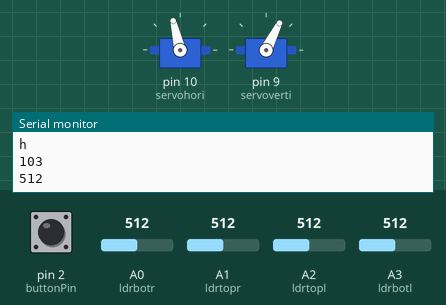
This sketch was run on a simulated Arduino Uno, built with avr-gcc and run on an emulated ATmega328P. Shown: 2 × servo, the last lines printed to the serial monitor. The test bench sets the inputs (shaded band); at power-on: A0 (ldrbotr) = 512, A1 (ldrtopr) = 512, A2 (ldrtopl) = 512, A3 (ldrbotl) = 512, pin 2 (buttonPin) LOW.

Above: at 1.2 s.
1.3 s: A0 (ldrbotr) set to 530
At 3.85 s:
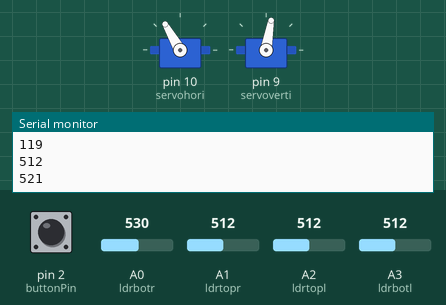
4.3 s: A1 (ldrtopr) set to 530
At 6.03 s:
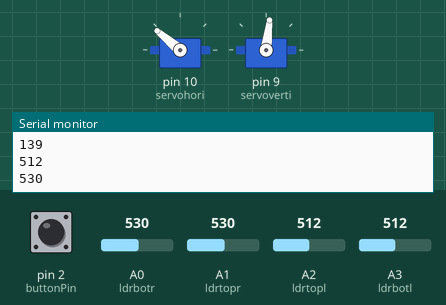
7.3 s: A2 (ldrtopl) set to 523
At 7.95 s:
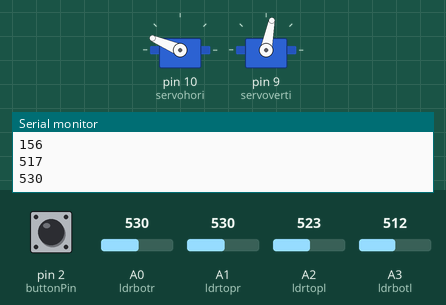
10.3 s: A3 (ldrbotl) set to 716
13.3 s: pin 2 (buttonPin) pulled HIGH for 0.15 s
16.3 s: A2 (ldrtopl) set to 716
At 21.8 s:
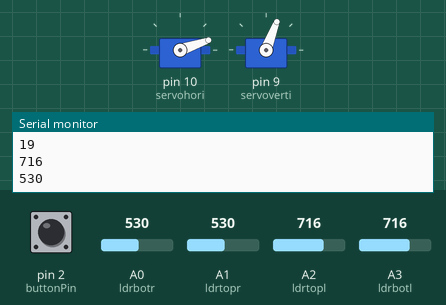
Timing chart, 0 to 22.5 s (numbered marks = the images above; inputs shaded):
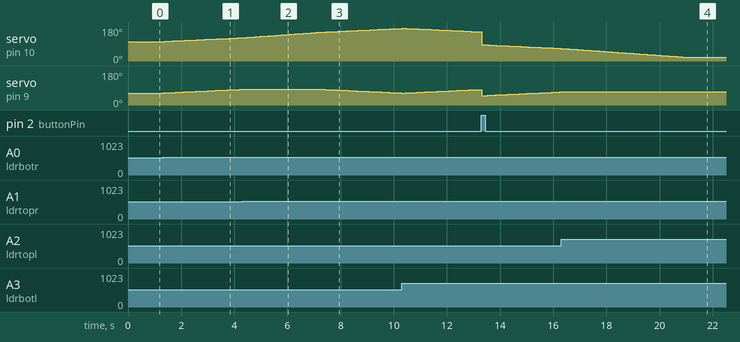

Measured:
- the behaviour switches between 513 and 514 on A0 (ldrbotr) (found by bisection; images 0 and 1)
- the behaviour switches between 529 and 530 on A1 (ldrtopr) (found by bisection; images 1 and 2)
- the behaviour switches between 513 and 514 on A2 (ldrtopl) (found by bisection; images 2 and 3)
- after the input at 1.3 s, servo on pin 10 (servohori): moves from 103° to 123° over 2.9 s, starting after 0.08 s; servo on pin 9 (servoverti): moves from 63° to 83° over 2.9 s, starting at once
- after the input at 4.3 s, servo on pin 9 (servoverti): stays 83° (without the input it goes to 84° after 0.06 s)
- after the input at 7.3 s, servo on pin 9 (servoverti): moves from 83° to 63° over 2.9 s, starting after 0.10 s
- after the input at 16.3 s, servo on pin 9 (servoverti): stays 69° (without the input it goes to 70° after 0.09 s)

The sketch:

Panel2.ino
```cpp
// constants won't change. They're used here to
// set pin numbers:
#include <Servo.h>
//defining Servos
Servo servohori;
int servoh = 103;
int servohLimitHigh = 160;
int servohLimitLow = 20;

Servo servoverti;
int servov = 63;
int servovLimitHigh = 160;
int servovLimitLow = 25;
//Assigning LDRs
int ldrtopl = 2; //top left LDR green
int ldrtopr = 1; //top right LDR yellow
int ldrbotl = 3; // bottom left LDR blue
int ldrbotr = 0; // bottom right LDR orange

const int buttonPin = 2;     // the number of the pushbutton pin

// variables will change:
int buttonState = 0;         // variable for reading the pushbutton status

void setup() {
  // initialize the LED pin as an output:
  // initialize the pushbutton pin as an input:
    servohori.attach(10);
  servohori.write(103);
  servoverti.attach(9);
  servoverti.write(63);
  delay(50);
  pinMode(buttonPin, INPUT);
  Serial.begin(9600);

}

void loop() {
  // read the state of the pushbutton value:
  buttonState = digitalRead(buttonPin);

  // check if the pushbutton is pressed.
  // if it is, the buttonState is HIGH:
  if (buttonState == HIGH) {//FLOWER MODE

    Serial.println("-----------------------------------");
    Serial.println("v");
  Serial.println(servov);
    Serial.println("h");
  Serial.println(servoh);
    servoverti.write(50);
    servohori.write(85);
  } else {
  servoh = servohori.read();
  servov = servoverti.read();
  //capturing analog values of each LDR
  int topl = analogRead(ldrtopl);
  int topr = analogRead(ldrtopr);
  int botl = analogRead(ldrbotl);
  int botr = analogRead(ldrbotr);
  // calculating average
  int avgtop = (topl + topr) / 2; //average of top LDRs
  int avgbot = (botl + botr) / 2; //average of bottom LDRs
  int avgleft = (topl + botl) / 2; //average of left LDRs
  int avgright = (topr + botr) / 2; //average of right LDRs
  Serial.println("v");
  Serial.println(servov);
    Serial.println("h");
  Serial.println(servoh);
  if (avgtop < avgbot)
  {
    servoverti.write(servov +1);
    if (servov > servovLimitHigh)
     {
      servov = servovLimitHigh;
     }
    delay(50);
  }
  else if (avgbot < avgtop)
  {
        if (servov < servovLimitLow)
  {
    servov = servovLimitLow;
  }
    else
    servoverti.write(servov -1);
    delay(50);
  }
  else
  {
    servoverti.write(servov);
  }

  Serial.println(avgleft);
  Serial.println(avgright);

   if (avgleft < avgright)
  {
    servohori.write(servoh +1);
    if (servoh > servohLimitHigh)
    {
    servoh = servohLimitHigh;
    }
    delay(50);
  }
  else if (avgright < avgleft){
     if (servoh < servohLimitLow)
     {
     servoh = servohLimitLow;
     }
   else
    servohori.write(servoh -1);
    delay(50);
  }
  else
  {
    servohori.write(servoh);
  }
  delay(50);
  }
}
```
